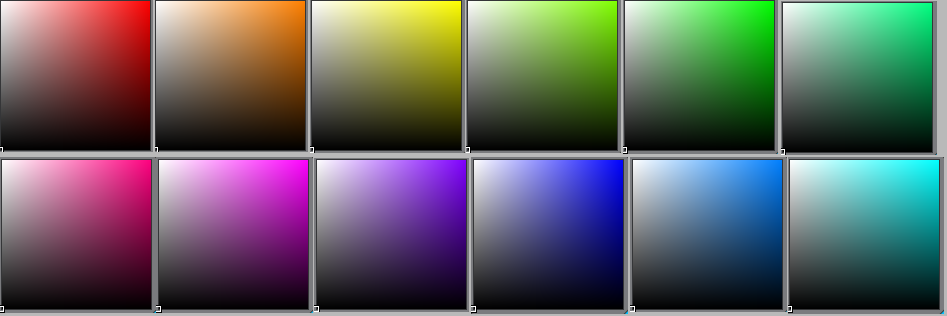
#> input picture Mask generation/convertion to eye sight brightness according to rgb to lab formula/example/in.png, 947 x 316 px, found by its file name
$ python 'convertion to eye sight brightness according to rgb to lab formula.py'
#> lines starting #> are read from the running program, lines starting #| are printed output that depends on the picture
import numpy as np
from PIL import Image
img = Image.open("in.png") #jpg, png, etc.
#> img is the input picture: PIL image 947x316 RGBA; mean R, G, B, A 99.1, 99.3, 99.4, 255
pix = img.load()


def sRGBtoLin(colorChannel):
        #// Send this function a decimal sRGB gamma encoded color value
        #// between 0.0 and 1.0, and it returns a linearized value.

    if ( colorChannel <= 0.04045 ):
        return colorChannel / 12.92
    else:
        return np.power((( colorChannel + 0.055)/1.055),2.4)

#Y = (0.2126 * sRGBtoLin(vR) + 0.7152 * sRGBtoLin(vG) + 0.0722 * sRGBtoLin(vB))


hight = img.size[0]
#> hight = 947
Brightness = 0

Max_Brightness = 0.2126 * sRGBtoLin(255) + 0.7152 * sRGBtoLin(255) + 0.0722 * sRGBtoLin(255)


debug_max = 0

for x in range(img.size[0]):
    if x%16 ==0:
        print(str(int((x*100.)/hight))+"%")
    for y in range(img.size[1]):

            #step 1 http://www.easyrgb.com/en/math.php  standard RGB to XYZ

        var_R = pix[x,y][0] / 255.0
        var_G = pix[x,y][1] / 255.0
        var_B = pix[x,y][2] / 255.0

        if ( var_R > 0.04045 ) :
            var_R = pow( ( var_R + 0.055 ) / 1.055  ,2.4)
        else:
            var_R = var_R / 12.92
        if ( var_G > 0.04045 ) :
            var_G = pow( ( var_G + 0.055 ) / 1.055  ,2.4)
        else:
            var_G = var_G / 12.92
        if ( var_B > 0.04045 ):
            var_B = pow( ( var_B + 0.055 ) / 1.055  ,2.4)
        else:
            var_B = var_B / 12.92

        var_R = var_R * 100.0
        var_G = var_G * 100.0
        var_B = var_B * 100.0

        #X = var_R * 0.4124 + var_G * 0.3576 + var_B * 0.1805
        Y = var_R * 0.2126 + var_G * 0.7152 + var_B * 0.0722
        #Z = var_R * 0.0193 + var_G * 0.1192 + var_B * 0.9505

        #step2 XYZ to Cie Lab

        var_Y = Y / 100.0 # Reference_Y==100
        if ( var_Y > 0.008856 ):
            var_Y =pow( var_Y , ( 1.0/3.0 ))
        else:
            var_Y = ( 7.787 * var_Y ) + ( 16.0 / 116.0 )
        CIE_L = ( 116.0 * var_Y ) - 16


        debug_max = max(CIE_L,debug_max)
        #get the value into integer
        CIE_L = int(CIE_L*2.55)
        pix[x,y] = (CIE_L,CIE_L,CIE_L,255)


print(debug_max)
img.save("output eye sight brightness according to rgb to lab formula.png")
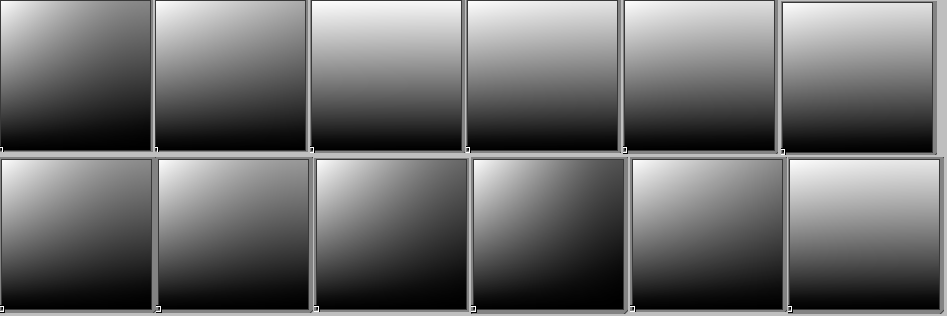
#> saved as output eye sight brightness according to rgb to lab formula.png: PIL image 947x316 RGBA; mean R, G, B, A 108.4, 108.4, 108.4, 255

exit()
#> (the program exits here)
